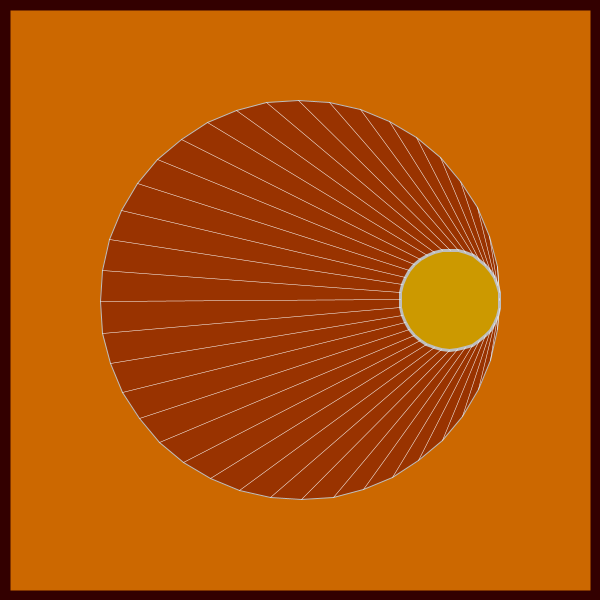
Frame 1 (no input)
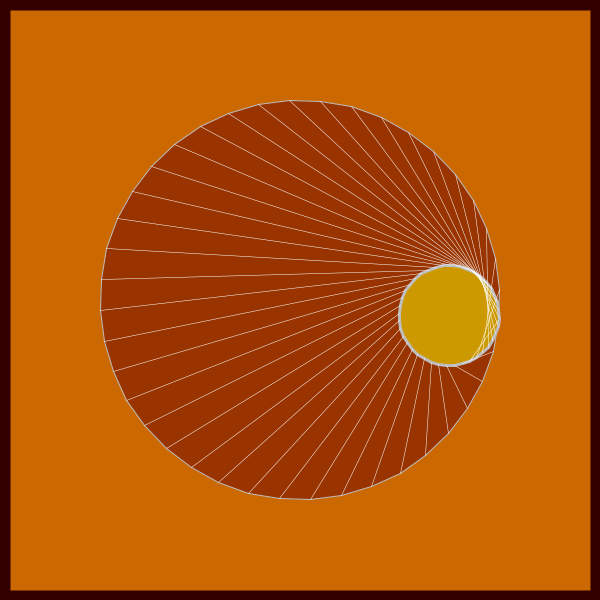
Frame 60 (the mouse pressed at the canvas centre just before this capture)
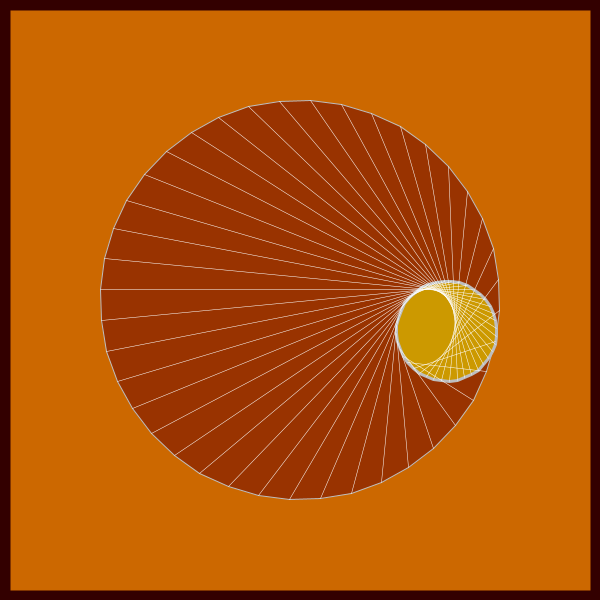
Frame 120 (the mouse held since frame 60 and released just before this capture)

The Processing sketch that drew these frames (run headless with seeded random() and noise(); from frame 60 on, the mouse is pressed at the canvas centre):

// Processing sketch: processing_184741
// ── processing_184741.pde

// rotation without rotate() and translate()
int numPts, alpha;
float sz1, sz2, orbitRad, ang1, ang2, ang3, dx, dy ;
Pnt[] pnts1, pnts2;

void setup() {
  size(600, 600);
  sz1 = 200;
  sz2 = 50;
  orbitRad = sz1-sz2;
  numPts = 40;
  alpha = 255;
}

void draw() {
  background(0);
  stroke(51, 0, 0);
  strokeWeight(20);
  fill(204, 104, 0, alpha);
  rect(0, 0, width, height);

  // smaller poly orbits around larger poly's center point
  ang1 += .1;
  dx = cos(radians(ang1))*orbitRad;
  dy = sin(radians(ang1))*orbitRad;

  // rotate each poly on it's own center point
  ang2 -= .5; //        in opposite directions
  ang3 += .5;

  // outer poly
  pnts1 = makePoly(width/2, height/2, numPts, sz1, ang2, 
  color(190), 1, color(153, 51, 0, alpha));

  // inner
  pnts2 = makePoly(width/2+dx, height/2+dy, numPts, sz2, ang3, 
  color(190), 3, color(204, 153, 0, alpha));

  // connect the 2 polys
  stroke(255);
  strokeWeight(.5);
  for (int i = 0; i < numPts; i++) {
    line(pnts1[i].x, pnts1[i].y, pnts2[i].x, pnts2[i].y); // use this
  }
  //line(pnts1[0].x, pnts1[0].y, pnts1[20].x, pnts1[20].y); // or this
  //line(pnts2[0].x, pnts2[0].y, pnts2[20].x, pnts2[20].y);
  
  if(keyPressed) alpha = 0;
  else alpha = 255;
}

// trimmed version of Ira Greenberg's Polygon Creator
Pnt[] makePoly(float x, float y, int verts, float rad, float ang, 
color strokeCol, float strokeWt, color fillCol) {
  Pnt[] p = new Pnt[verts];
  float px, py;
  float angle = ang;
  stroke(strokeCol);
  strokeWeight(strokeWt);
  strokeJoin(ROUND);
  fill(fillCol);

  beginShape();
  for (int i = 0; i< verts; i++) {
    px = x+cos(radians(angle))*rad;
    py = y+sin(radians(angle))*rad;
    vertex(px, py);
    p[i] = new Pnt(px, py);
    angle += 360/verts;
  }
  endShape(CLOSE);
  return p;
}

class Pnt {
  // or use: import java.awt.Point;
  float x, y;
  Pnt(float xin, float yin) {
    x = xin;
    y = yin;
  }
}
